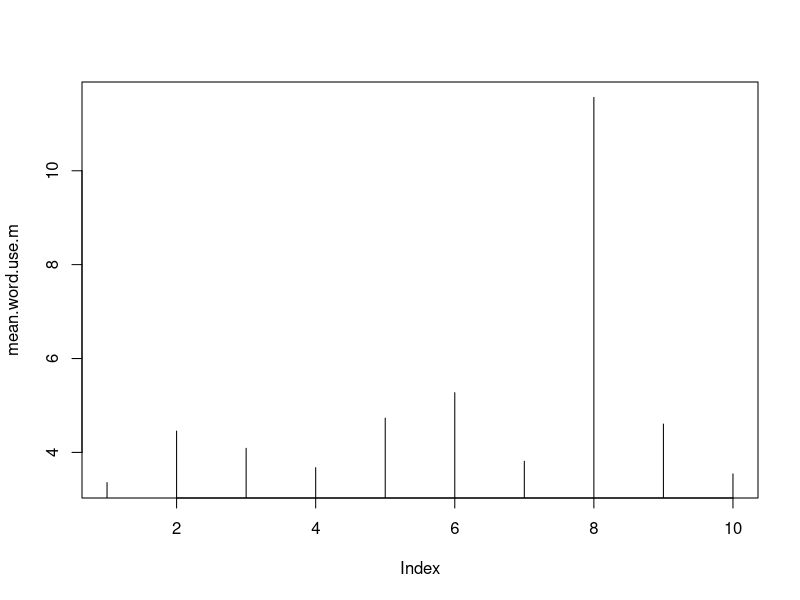
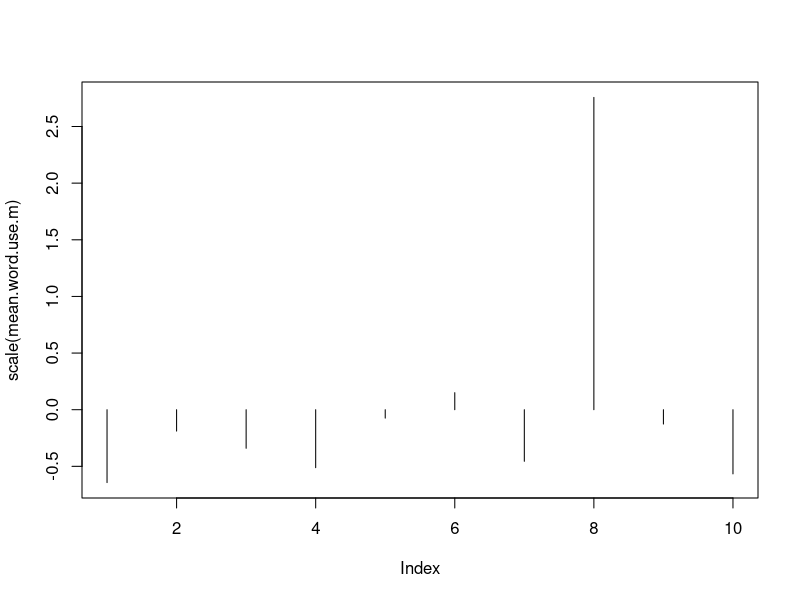

Source code (R) for these figures, in order:

################################################################
#Importing Songs

setwd("~/Documents/Text Analysis of Quiero Adorar/Quiero-Adorar")

#Finding start of new songs
rm(list = ls())
song.v <- scan("Songs.txt", what = "character", sep = "\n")
song.position <- grep("^SONG:", song.v)
song.v[song.position]

#Adding a new line to songs to identify the end of the document.
song.v <- c(song.v, "END")
last.position <- length(song.v)
song.position <- c(song.position, last.position)


#Creating two lists to store results or raw frequencies and relative frequencies
song.raws.l <- list()
song.freqs.l <- list()

for(i in 1:length(song.position)){#initiates a for loop that iterates over song position
  if (i != length(song.position)){#Stopping loop at end of document
          
          #Preparing the Data
          song.title <- song.v[song.position[i]] #Capturing the song title
          start <- song.position[i] + 1 #Adding 1 to position to get first line of song
          end <- song.position[i + 1] - 1#Getting last line of a song
          
          #Similar to analysis done in first analysis 1. First Initial...
          song.lines.v <- song.v[start:end]
          song.words.v <- tolower(paste(song.lines.v, collapse = " "))
          song.words.l <- strsplit(song.words.v, "\\W")
          song.words.v <- unlist(song.words.l)
          song.words.v <- song.words.v[which(song.words.v != "")]
          
          #Removing commong sight words
          #Removing sight words
          not.sight.words <- which(song.words.v != "oh" & 
                                           song.words.v != "a" & 
                                           song.words.v != "tu" &
                                           song.words.v != "you" &
                                           song.words.v != "to" &
                                           song.words.v != "de" &
                                           song.words.v != "u" &
                                           song.words.v != "que" &
                                           song.words.v != "is" &
                                           song.words.v != "my" &
                                           song.words.v != "your" &
                                           song.words.v != "ti" &
                                           song.words.v != "we" &
                                           song.words.v != "la" &
                                           song.words.v != "coro" &
                                           song.words.v != "en" &
                                           song.words.v != "me" &
                                           song.words.v != "mi" &
                                           song.words.v != "y" &
                                           song.words.v != "on" &
                                           song.words.v != "the" &
                                           song.words.v != "lo" &
                                           song.words.v != "and" &
                                           song.words.v != "tú" &
                                           song.words.v != "with" &
                                           song.words.v != "o" &
                                           song.words.v != "verso" &
                                           song.words.v != "has" &
                                           song.words.v != "s" &
                                           song.words.v != "tú" &
                                           song.words.v != "with" &
                                           song.words.v != "sofi" &
                                           song.words.v != "por" &
                                           song.words.v != "for" &
                                           song.words.v != "of" &
                                           song.words.v != "it" &
                                           song.words.v != "al" &
                                           song.words.v != "un" &
                                           song.words.v != "se" &
                                           song.words.v != "por" &
                                           song.words.v != "for" &
                                           song.words.v != "chorus")
          
          song.words.v <- song.words.v[not.sight.words]
          
          
          #Creating Frequency Tables
          song.freqs.t <- table(song.words.v)
          song.raws.l[[song.title]] <- song.freqs.t
          song.freqs.t.rel <- 100*(song.freqs.t/sum(song.freqs.t))
          song.freqs.l[[song.title]] <- song.freqs.t.rel
  
  }
}

#######################################################
#Start of Measures of Lexical Variety

#Exploring the list object to see what it contains
length(song.raws.l)
names(song.raws.l)
str(song.raws.l)
class(song.raws.l$`SONG: 1: OLOR FRAGANTE `)
song.raws.l[[1]]

#Calculating TTR: type to token ratio for one song
sum(song.raws.l[[1]])/length(song.raws.l[[1]])

#Here is a simple way to do this...
mean(song.raws.l[[1]])

#TTR using lapply to get it for each song
mean.word.use.m <- do.call(rbind, lapply(song.raws.l, mean))

#plotting the word frequency
plot(mean.word.use.m ,type = 'h')

#scaling the songs relative to each other
plot(scale(mean.word.use.m), type = 'h')

#Ordering songs by decreasing order of average word frequency
order(mean.word.use.m, decreasing = TRUE)

#Using the ordering above to order the dataframe
mean.word.use.m[order(mean.word.use.m, decreasing = TRUE),]
